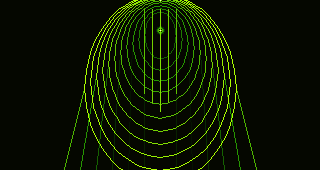
#> input picture OpenAI Snyth Models/ui/previews/motion-studies/chroma-fall-acid-petal.gif, 320 x 170 px
$ python -i verify_motion_studies.py   (imports and definitions only)
#> lines starting #> are read from the running program, lines starting #| are printed output that depends on the picture
#!/usr/bin/env python3
"""Assert that every motion study is animated, chromatic, and distinct."""

from __future__ import annotations

import hashlib
import pathlib

from PIL import Image, ImageChops, ImageStat


ROOT = pathlib.Path(__file__).resolve().parents[1]
DIRECTORY = ROOT / "ui" / "previews" / "motion-studies"
EXPECTED = 26


def verify(path: pathlib.Path) -> str:
    hashes: set[str] = set()
    visible_colours: set[tuple[int, int, int]] = set()
    visible_pixels = 0
    colour_body_pixels = 0
    neon_pixels = 0
    first: Image.Image | None = None
    last: Image.Image | None = None
    midpoint: Image.Image | None = None
    with Image.open(path) as image:
#> image is the input picture: PIL image 320x170 P; mean R, G, B 12.3, 21.2, 0
        if image.n_frames != 96 or image.size != (320, 170):
            raise RuntimeError(f"{path.name}: invalid frame count or geometry")
        for frame_index in (0, 24, 48, 72, 95):
            image.seek(frame_index)
            rgb = image.convert("RGB")
            hashes.add(hashlib.sha256(rgb.tobytes()).hexdigest())
            if frame_index == 0:
                first = rgb.copy()
            if frame_index == 48:
                midpoint = rgb.copy()
            if frame_index == 95:
                last = rgb.copy()
            for count, colour in rgb.getcolors(maxcolors=256 * 256) or []:
                maximum = max(colour)
                minimum = min(colour)
                if count and maximum >= 20:
                    visible_colours.add(colour)
                    visible_pixels += count
                    if maximum < 80:
                        continue
                    if minimum >= 150 and maximum - minimum < 100:
                        continue
                    colour_body_pixels += count
                    if (maximum - minimum) * 100 >= maximum * 65:
                        neon_pixels += count
#> this loop made 5 passes
#> pass 2, in verify, `rgb = image.convert("RGB")`:
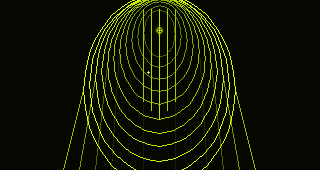
#> rgb: PIL image 320x170 RGB; mean R, G, B 16.8, 21.4, 0
#> pass 3, in verify, `rgb = image.convert("RGB")`:
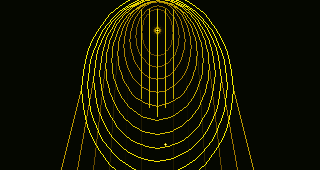
#> rgb: PIL image 320x170 RGB; mean R, G, B 19.6, 19.6, 0
#> after the loop:
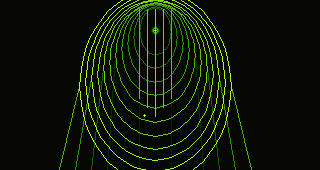
#> image: PIL image 320x170 RGB; mean R, G, B 12.4, 21.5, 0
#> after the loop, colour_body_pixels = 19852; hashes = 5 items; neon_pixels = 19852; visible_colours = 41 items; visible_pixels = 22159
    if len(hashes) < 4:
        raise RuntimeError(f"{path.name}: sampled frames do not animate enough")
    if len(visible_colours) < 12:
        raise RuntimeError(f"{path.name}: insufficient chromatic range")
    if not visible_pixels or colour_body_pixels * 100 < visible_pixels * 3:
        raise RuntimeError(f"{path.name}: no substantial neon accent body")
    if not colour_body_pixels or neon_pixels * 100 < colour_body_pixels * 65:
        ratio = neon_pixels / colour_body_pixels if colour_body_pixels else 0.0
        raise RuntimeError(f"{path.name}: neon saturation ratio only {ratio:.1%}")
    if midpoint is None:
        raise RuntimeError(f"{path.name}: midpoint frame missing")
#> (the run stopped early here; a loop or call above may not have finished)

$ run again, on OpenAI Snyth Models/ui/previews/motion-studies/focus-rail-ghost-orchid.gif
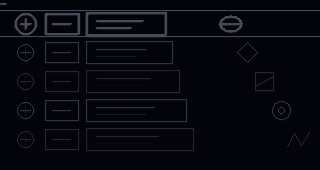
#> input picture OpenAI Snyth Models/ui/previews/motion-studies/focus-rail-ghost-orchid.gif, 320 x 170 px
#> in verify, image is the input picture: PIL image 320x170 P; mean R, G, B 7.6, 7.6, 15.6
#> the loop in verify, `for frame_index in (0, 24, 48, 72, 95):` made 5 passes
#> pass 3, in verify, `rgb = image.convert("RGB")`:
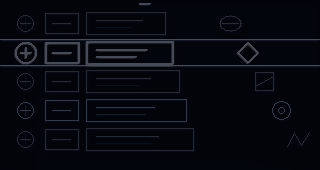
#> rgb: PIL image 320x170 RGB; mean R, G, B 6.7, 9.3, 16.3
#> after the loop in verify, `for frame_index in (0, 24, 48, 72, 95):`:
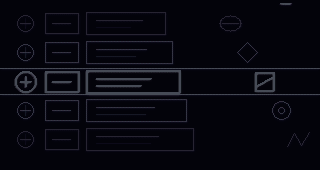
#> image: PIL image 320x170 RGB; mean R, G, B 7.7, 7.8, 15.7
#> after the loop in verify, `for frame_index in (0, 24, 48, 72, 95):`: colour_body_pixels = 8715; hashes = 5 items; neon_pixels = 0; visible_colours = 56 items; visible_pixels = 34368
#> ratio = 0

$ run again, on OpenAI Snyth Models/ui/previews/motion-studies/focus-rail-solar-ink.gif
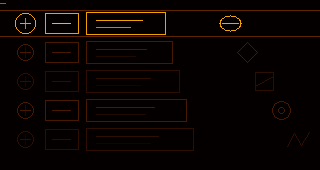
#> input picture OpenAI Snyth Models/ui/previews/motion-studies/focus-rail-solar-ink.gif, 320 x 170 px
#> in verify, image is the input picture: PIL image 320x170 P; mean R, G, B 10.6, 2.9, 0
#> the loop in verify, `for frame_index in (0, 24, 48, 72, 95):` made 5 passes
#> pass 3, in verify, `rgb = image.convert("RGB")`:
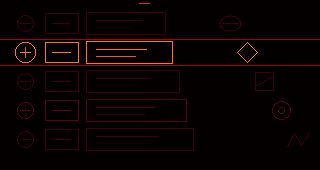
#> rgb: PIL image 320x170 RGB; mean R, G, B 11.7, 1.2, 1.3
#> after the loop in verify, `for frame_index in (0, 24, 48, 72, 95):`:
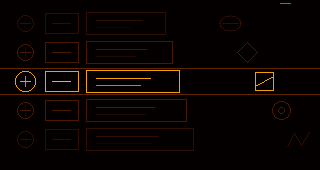
#> image: PIL image 320x170 RGB; mean R, G, B 10.8, 3.1, 0
#> after the loop in verify, `for frame_index in (0, 24, 48, 72, 95):`: colour_body_pixels = 8790; hashes = 5 items; neon_pixels = 8790; visible_colours = 25 items; visible_pixels = 17635
